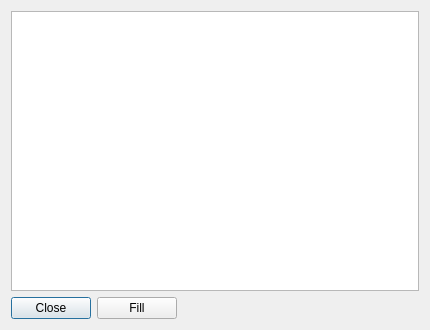
<?xml version="1.0" encoding="UTF-8"?>
<ui version="4.0">
 <class>ChildDialog</class>
 <widget class="QDialog" name="ChildDialog">
  <property name="geometry">
   <rect>
    <x>0</x>
    <y>0</y>
    <width>430</width>
    <height>330</height>
   </rect>
  </property>
  <property name="windowTitle">
   <string>Dialog</string>
  </property>
  <layout class="QVBoxLayout" name="verticalLayout">
   <item>
    <widget class="QListWidget" name="listWidget"/>
   </item>
   <item>
    <layout class="QHBoxLayout" name="horizontalLayout">
     <item>
      <widget class="QPushButton" name="pushButton">
       <property name="text">
        <string>Close</string>
       </property>
      </widget>
     </item>
     <item>
      <widget class="QPushButton" name="pushButton_2">
       <property name="text">
        <string>Fill</string>
       </property>
      </widget>
     </item>
     <item>
      <spacer name="horizontalSpacer">
       <property name="orientation">
        <enum>Qt::Horizontal</enum>
       </property>
       <property name="sizeHint" stdset="0">
        <size>
         <width>40</width>
         <height>20</height>
        </size>
       </property>
      </spacer>
     </item>
    </layout>
   </item>
  </layout>
 </widget>
 <resources/>
 <connections/>
</ui>
